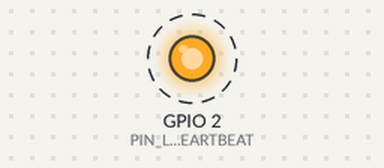
A program run on a simulated ESP32. Parts: output pins drawn as LEDs (lit = HIGH). Dashed ring = blinking. What the program prints to the serial monitor is not drawn.

Above: at 1.5 s.
Timing chart, 0 to 5.6 s (numbered marks = the images above):
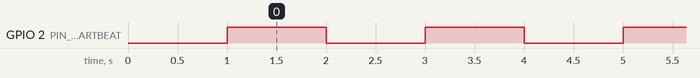

Measured:
- by itself, GPIO 2 (PIN_LED_HEARTBEAT): alternates HIGH for 1.0 s and LOW for 1.0 s

The program:

main.cpp
```cpp
#include <Arduino.h>
#include <Wire.h>

static const uint8_t PIN_LED_HEARTBEAT  = 2;
static hw_timer_t *timer                = NULL;
static portMUX_TYPE timerMux            = portMUX_INITIALIZER_UNLOCKED;

void IRAM_ATTR onTimerTick(void) {
  portENTER_CRITICAL_ISR(&timerMux);

  // Heartbeat LED
  static uint32_t ledCounter = 0;
  ledCounter++;
  if(ledCounter >= 1000) {
    ledCounter = 0;
    digitalWrite(PIN_LED_HEARTBEAT, !digitalRead(PIN_LED_HEARTBEAT));
  }
  portEXIT_CRITICAL_ISR(&timerMux);
}

void setup() {
  // Heartbeat LED
  pinMode(PIN_LED_HEARTBEAT, OUTPUT);

  // Timer
  timer = timerBegin(0, 80, true);
  timerAlarmWrite(timer, 1000, true);
  timerAttachInterrupt(timer, onTimerTick, true);
  timerAlarmEnable(timer);

  // Serial
  Serial.begin(115200);
  while(!Serial);

  // I2C
  Wire.begin();
  delay(1000);

  Serial.println();
  Serial.println("I2C Bus Scanner Application");
  Serial.println("=====");

  int frame[8][16];
  int ack = -1;
  int add = 0;

  // Scnning I2C bus from 0x00 to 0x7F
  for(int i = 0; i < 8; i++) {
    for(int j = 0; j < 16; j++) {
      add = (i * 16) + j;

      Wire.beginTransmission(add);
      ack = Wire.endTransmission();

      if(ack == 0) {
        frame[i][j] = add;
      } else {
        frame[i][j] = 0;
      }
    }
  }

  // Print frame legends
  Serial.print("X\t");
  for(int i = 0; i < 16; i++) {
    Serial.print(i, HEX);
    Serial.print("\t");
  }
  Serial.println();
  Serial.println();

  // Print frame
  for(int x = 0; x < 8; x++) {
    Serial.print(x, HEX);
    Serial.print("\t");
    for(int y = 0; y < 16; y++) {
      Serial.print(frame[x][y], HEX);
      Serial.print("\t");
    }
    Serial.println();
  }

  Serial.println("=====");
}

void loop() {
}
```
